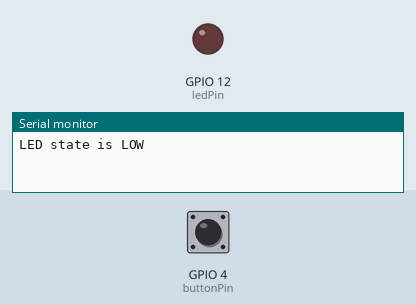
Recording of a sketch running on a simulated ESP32. Parts: output pins drawn as LEDs (lit = HIGH), the last lines printed to the serial monitor. Inputs (shaded band) come from the test bench; at power-on: GPIO 4 (buttonPin) LOW.

Above: at 1.2 s.
1.3 s: GPIO 4 (buttonPin) pulled HIGH for 0.15 s
At 2.6 s:
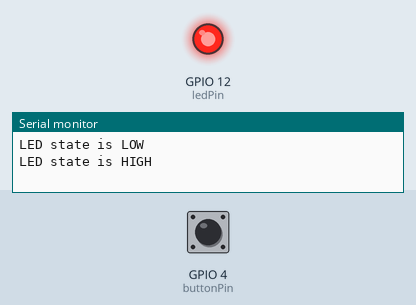
2.9 s: GPIO 4 (buttonPin) pulled HIGH for 1 s
At 5.1 s:
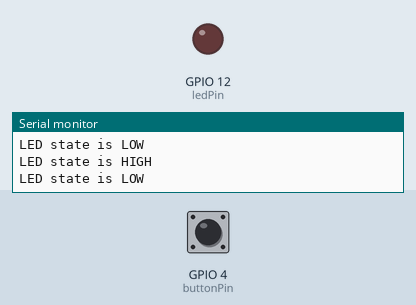
5.4 s: GPIO 4 (buttonPin) pulled HIGH for 3.2 s
At 8.9 s:
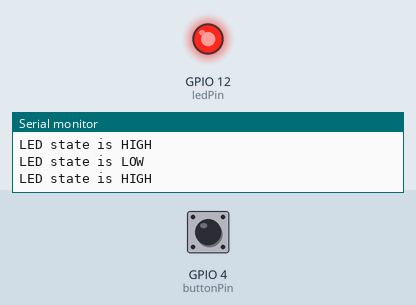
Timing chart, 0 to 10.4 s (numbered marks = the images above; inputs shaded):
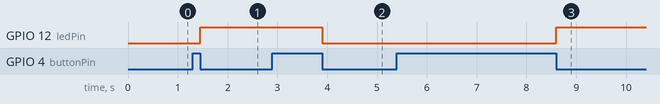

The sketch:

Fundamentos_do_ESP32.ino
```cpp
const int buttonPin = 4;
const int ledPin = 12; // Pino conectado ao LED
int buttonState = LOW;
int ledState = LOW;
bool viewValid = false;

void viewInvalidate()
{
  viewValid = false;
}

void viewSetValid()
{
  viewValid = true;
}

void logLedState(int state)
{
  Serial.print("LED state is ");
  if (state == LOW) {
    Serial.println("LOW");
  }
  else {
    Serial.println("HIGH");
  }
}

void buttonPressed()
{

}

void buttonReleased()
{
  if (ledState == HIGH) {
    ledState = LOW;
  } else {
    ledState = HIGH;
  }
  viewInvalidate();
}

void processInput()
{
  int buttonCurrentState = digitalRead(buttonPin);
  if (buttonCurrentState == HIGH && buttonState == LOW) {
    buttonPressed();
    buttonState = HIGH;
  }
  if (buttonCurrentState == LOW && buttonState == HIGH) {
    buttonReleased();
    buttonState = LOW;
  }
}

void renderState()
{
  if (!viewValid) {
    digitalWrite(ledPin, ledState);
    logLedState(ledState);
    viewSetValid();
  }
}
void setup()
{
  Serial.begin(115200);
  pinMode(buttonPin, INPUT);
  pinMode(ledPin, OUTPUT);
}

void loop()
{
  processInput();
  renderState();
}
```

Measured:
- after the input at 1.3 s, GPIO 12 (ledPin): LOW → HIGH after 0.15 s
- after the input at 2.9 s, GPIO 12 (ledPin): HIGH → LOW after 1.0 s
- after the input at 5.4 s, GPIO 12 (ledPin): LOW → HIGH after 3.2 s
